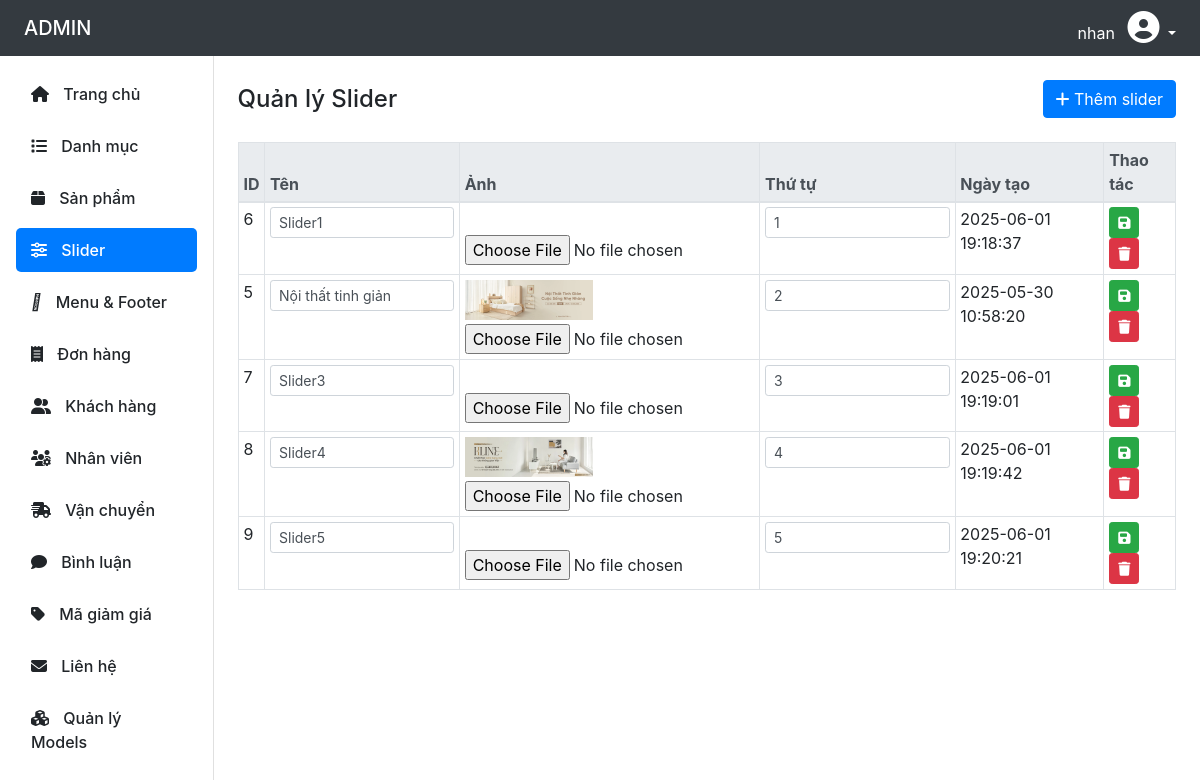
The app's page /Admin/slider.php (signed in) with its own data.
### tables this page shows
CREATE TABLE `slider` (
  `id` int(11) NOT NULL,
  `name` varchar(100) DEFAULT NULL,
  `image_link` varchar(100) DEFAULT NULL,
  `sort_order` int(11) DEFAULT 0,
  `created` timestamp NULL DEFAULT NULL
);

### Admin/slider.php (the view, shortened to what this page needs)
<?php
include('../config/db.php');
$sliders = $conn->query("SELECT * FROM slider ORDER BY sort_order ASC, id DESC");
?>
<!DOCTYPE html>
<html lang="vi">
<head>
  <link rel="stylesheet" href="https://stackpath.bootstrapcdn.com/bootstrap/4.5.2/css/bootstrap.min.css">
  <link rel="stylesheet" href="https://cdnjs.cloudflare.com/ajax/libs/font-awesome/6.5.0/css/all.min.css">
</head>
<body>
<?php include('includes/header.php'); ?>
<div class="d-flex">
  <?php include('includes/sidebar.php'); ?>
  <div class="p-4" style="flex-grow: 1;">
    <div class="d-flex justify-content-between align-items-center mb-4">
      <h4 class="mb-0">Quản lý Slider</h4>
      <button class="btn btn-primary" data-toggle="modal" data-target="#addModal">
        <i class="fas fa-plus"></i> Thêm slider
      </button>
    </div>
    <table class="table table-bordered table-hover table-sm">
      <thead class="thead-light">
        <tr>
          <th>ID</th>
          <th>Tên</th>
          <th>Ảnh</th>
          <th>Thứ tự</th>
          <th>Ngày tạo</th>
          <th>Thao tác</th>
        </tr>
      </thead>
      <tbody>
        <?php while ($row = $sliders->fetch_assoc()): ?>
        <tr>
          <form method="post" enctype="multipart/form-data">
            <td><?= $row['id'] ?></td>
            <td>
              <input type="text" name="name" value="<?= htmlspecialchars($row['name']) ?>" class="form-control form-control-sm">
            </td>
            <td>
              <img src="../assets/images/Slider/<?= $row['image_link'] ?>" alt="" height="40"><br>
              <input type="file" name="image" class="form-control-file mt-1">
            </td>
            <td>
              <input type="number" name="sort_order" value="<?= $row['sort_order'] ?>" class="form-control form-control-sm">
            </td>
            <td><?= $row['created'] ?></td>
            <td>
              <button type="submit" name="edit_inline" class="btn btn-sm btn-success">
                <i class="fas fa-save"></i>
              </button>
              <a href="?delete=<?= $row['id'] ?>" class="btn btn-sm btn-danger" onclick="return confirm('Xoá slider này?');">
                <i class="fas fa-trash"></i>
              </a>
            </td>
          </form>
        </tr>
        <?php endwhile; ?>
      </tbody>
    </table>
  </div>
</div>
</body>
</html>

### records on screen
slider: id "6", name "Slider1", sort_order "1", created "2025-06-01 19:18:37"
slider: id "5", name "Nội thất tinh giản", image_link (picture), sort_order "2", created "2025-05-30 10:58:20"
slider: id "7", name "Slider3", sort_order "3", created "2025-06-01 19:19:01"
slider: id "8", name "Slider4", image_link (picture), sort_order "4", created "2025-06-01 19:19:42"
slider: id "9", name "Slider5", sort_order "5", created "2025-06-01 19:20:21"

### other values on screen
$_SESSION['admin_name'] "nhan"
